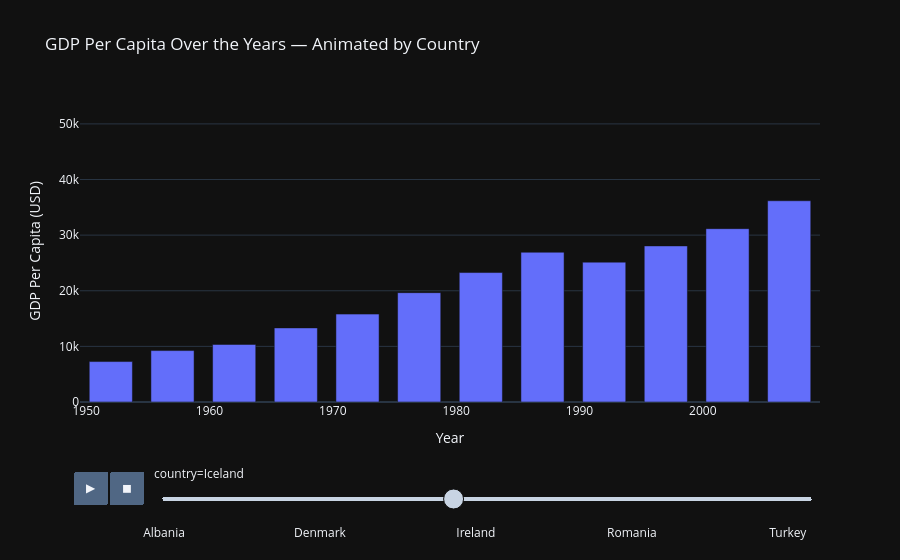

Notebook cell for this chart:
### Code cell
fig2 = plt.bar(
    europe,
    x='year',
    y='gdpPercap',
    animation_frame='country',          
    animation_group='year',               
    range_y=[0, europe['gdpPercap'].max() * 1.1],
    title='GDP Per Capita Over the Years — Animated by Country',
    labels={'gdpPercap': 'GDP Per Capita (USD)', 'year': 'Year'},
    template='plotly_dark',
)
 
fig2.update_layout(
    bargap=0.3,
)
 
fig2.show()

### Figure 1 — Plotly figure (JSON) as saved in the notebook; plotly's stock layout.template omitted (floating-point values rounded to 4 significant figures)
{"data": [{"alignmentgroup": "True", "hovertemplate": "country=Iceland<br>Year=%{x}<br>GDP Per Capita (USD)=%{y}<extra></extra>", "ids": [1952, 1957, 1962, 1967, 1972, 1977, 1982, 1987, 1992, 1997, 2002, 2007], "legendgroup": "", "marker": {"color": "#636efa", "pattern": {"shape": ""}}, "name": "", "offsetgroup": "", "orientation": "v", "showlegend": false, "textposition": "auto", "type": "bar", "x": [1952, 1957, 1962, 1967, 1972, 1977, 1982, 1987, 1992, 1997, 2002, 2007], "xaxis": "x", "y": [7268.0, 9244.0, 10350.0, 13320.0, 15800.0, 19650.0, 23270.0, 26920.0, 25140.0, 28060.0, 31160.0, 36180.0], "yaxis": "y"}], "layout": {"autosize": true, "bargap": 0.3, "barmode": "relative", "legend": {"tracegroupgap": 0}, "sliders": [{"active": 13, "currentvalue": {"prefix": "country="}, "len": 0.9, "pad": {"b": 10, "t": 60}, "steps": [{"args": [["Albania"], {"frame": {"duration": 0, "redraw": true}, "fromcurrent": true, "mode": "immediate", "transition": {"duration": 0, "easing": "linear"}}], "label": "Albania", "method": "animate"}, {"args": [["Austria"], {"frame": {"duration": 0, "redraw": true}, "fromcurrent": true, "mode": "immediate", "transition": {"duration": 0, "easing": "linear"}}], "label": "Austria", "method": "animate"}, {"args": [["Belgium"], {"frame": {"duration": 0, "redraw": true}, "fromcurrent": true, "mode": "immediate", "transition": {"duration": 0, "easing": "linear"}}], "label": "Belgium", "method": "animate"}, {"args": [["Bosnia and Herzegovina"], {"frame": {"duration": 0, "redraw": true}, "fromcurrent": true, "mode": "immediate", "transition": {"duration": 0, "easing": "linear"}}], "label": "Bosnia and Herzegovina", "method": "animate"}, {"args": [["Bulgaria"], {"frame": {"duration": 0, "redraw": true}, "fromcurrent": true, "mode": "immediate", "transition": {"duration": 0, "easing": "linear"}}], "label": "Bulgaria", "method": "animate"}, {"args": [["Croatia"], {"frame": {"duration": 0, "redraw": true}, "fromcurrent": true, "mode": "immediate", "transition": {"duration": 0, "easing": "linear"}}], "label": "Croatia", "method": "animate"}, {"args": [["Czech Republic"], {"frame": {"duration": 0, "redraw": true}, "fromcurrent": true, "mode": "immediate", "transition": {"duration": 0, "easing": "linear"}}], "label": "Czech Republic", "method": "animate"}, {"args": [["Denmark"], {"frame": {"duration": 0, "redraw": true}, "fromcurrent": true, "mode": "immediate", "transition": {"duration": 0, "easing": "linear"}}], "label": "Denmark", "method": "animate"}, {"args": [["Finland"], {"frame": {"duration": 0, "redraw": true}, "fromcurrent": true, "mode": "immediate", "transition": {"duration": 0, "easing": "linear"}}], "label": "Finland", "method": "animate"}, {"args": [["France"], {"frame": {"duration": 0, "redraw": true}, "fromcurrent": true, "mode": "immediate", "transition": {"duration": 0, "easing": "linear"}}], "label": "France", "method": "animate"}, {"args": [["Germany"], {"frame": {"duration": 0, "redraw": true}, "fromcurrent": true, "mode": "immediate", "transition": {"duration": 0, "easing": "linear"}}], "label": "Germany", "method": "animate"}, {"args": [["Greece"], {"frame": {"duration": 0, "redraw": true}, "fromcurrent": true, "mode": "immediate", "transition": {"duration": 0, "easing": "linear"}}], "label": "Greece", "method": "animate"}, {"args": [["Hungary"], {"frame": {"duration": 0, "redraw": true}, "fromcurrent": true, "mode": "immediate", "transition": {"duration": 0, "easing": "linear"}}], "label": "Hungary", "method": "animate"}, {"args": [["Iceland"], {"frame": {"duration": 0, "redraw": true}, "fromcurrent": true, "mode": "immediate", "transition": {"duration": 0, "easing": "linear"}}], "label": "Iceland", "method": "animate"}, {"args": [["Ireland"], {"frame": {"duration": 0, "redraw": true}, "fromcurrent": true, "mode": "immediate", "transition": {"duration": 0, "easing": "linear"}}], "label": "Ireland", "method": "animate"}, {"args": [["Italy"], {"frame": {"duration": 0, "redraw": true}, "fromcurrent": true, "mode": "immediate", "transition": {"duration": 0, "easing": "linear"}}], "label": "Italy", "method": "animate"}, {"args": [["Montenegro"], {"frame": {"duration": 0, "redraw": true}, "fromcurrent": true, "mode": "immediate", "transition": {"duration": 0, "easing": "linear"}}], "label": "Montenegro", "method": "animate"}, {"args": [["Netherlands"], {"frame": {"duration": 0, "redraw": true}, "fromcurrent": true, "mode": "immediate", "transition": {"duration": 0, "easing": "linear"}}], "label": "Netherlands", "method": "animate"}, {"args": [["Norway"], {"frame": {"duration": 0, "redraw": true}, "fromcurrent": true, "mode": "immediate", "transition": {"duration": 0, "easing": "linear"}}], "label": "Norway", "method": "animate"}, {"args": [["Poland"], {"frame": {"duration": 0, "redraw": true}, "fromcurrent": true, "mode": "immediate", "transition": {"duration": 0, "easing": "linear"}}], "label": "Poland", "method": "animate"}, {"args": [["Portugal"], {"frame": {"duration": 0, "redraw": true}, "fromcurrent": true, "mode": "immediate", "transition": {"duration": 0, "easing": "linear"}}], "label": "Portugal", "method": "animate"}, {"args": [["Romania"], {"frame": {"duration": 0, "redraw": true}, "fromcurrent": true, "mode": "immediate", "transition": {"duration": 0, "easing": "linear"}}], "label": "Romania", "method": "animate"}, {"args": [["Serbia"], {"frame": {"duration": 0, "redraw": true}, "fromcurrent": true, "mode": "immediate", "transition": {"duration": 0, "easing": "linear"}}], "label": "Serbia", "method": "animate"}, {"args": [["Slovak Republic"], {"frame": {"duration": 0, "redraw": true}, "fromcurrent": true, "mode": "immediate", "transition": {"duration": 0, "easing": "linear"}}], "label": "Slovak Republic", "method": "animate"}, {"args": [["Slovenia"], {"frame": {"duration": 0, "redraw": true}, "fromcurrent": true, "mode": "immediate", "transition": {"duration": 0, "easing": "linear"}}], "label": "Slovenia", "method": "animate"}, {"args": [["Spain"], {"frame": {"duration": 0, "redraw": true}, "fromcurrent": true, "mode": "immediate", "transition": {"duration": 0, "easing": "linear"}}], "label": "Spain", "method": "animate"}, {"args": [["Sweden"], {"frame": {"duration": 0, "redraw": true}, "fromcurrent": true, "mode": "immediate", "transition": {"duration": 0, "easing": "linear"}}], "label": "Sweden", "method": "animate"}, {"args": [["Switzerland"], {"frame": {"duration": 0, "redraw": true}, "fromcurrent": true, "mode": "immediate", "transition": {"duration": 0, "easing": "linear"}}], "label": "Switzerland", "method": "animate"}, {"args": [["Turkey"], {"frame": {"duration": 0, "redraw": true}, "fromcurrent": true, "mode": "immediate", "transition": {"duration": 0, "easing": "linear"}}], "label": "Turkey", "method": "animate"}, {"args": [["United Kingdom"], {"frame": {"duration": 0, "redraw": true}, "fromcurrent": true, "mode": "immediate", "transition": {"duration": 0, "easing": "linear"}}], "label": "United Kingdom", "method": "animate"}], "x": 0.1, "xanchor": "left", "y": 0, "yanchor": "top"}], "title": {"text": "GDP Per Capita Over the Years — Animated by Country"}, "updatemenus": [{"buttons": [{"args": [null, {"frame": {"duration": 500, "redraw": true}, "fromcurrent": true, "mode": "immediate", "transition": {"duration": 500, "easing": "linear"}}], "label": "&#9654;", "method": "animate"}, {"args": [[null], {"frame": {"duration": 0, "redraw": true}, "fromcurrent": true, "mode": "immediate", "transition": {"duration": 0, "easing": "linear"}}], "label": "&#9724;", "method": "animate"}], "direction": "left", "pad": {"r": 10, "t": 70}, "showactive": false, "type": "buttons", "x": 0.1, "xanchor": "right", "y": 0, "yanchor": "top"}], "xaxis": {"anchor": "y", "autorange": true, "domain": [0, 1], "range": [1950.0, 2010.0], "title": {"text": "Year"}, "type": "linear"}, "yaxis": {"anchor": "x", "autorange": false, "domain": [0, 1], "range": [0, 54290.0], "title": {"text": "GDP Per Capita (USD)"}, "type": "linear"}}}
